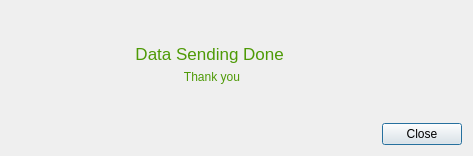
<?xml version="1.0" encoding="UTF-8"?>
<ui version="4.0">
 <class>alertbox</class>
 <widget class="QDialog" name="alertbox">
  <property name="geometry">
   <rect>
    <x>0</x>
    <y>0</y>
    <width>473</width>
    <height>155</height>
   </rect>
  </property>
  <property name="windowTitle">
   <string>TimeGuruz alert</string>
  </property>
  <property name="windowIcon">
   <iconset>
    <normaloff>../../sgLogo.ico</normaloff>../../sgLogo.ico</iconset>
  </property>
  <layout class="QVBoxLayout" name="verticalLayout">
   <item>
    <widget class="QWidget" name="widget" native="true">
     <layout class="QHBoxLayout" name="horizontalLayout">
      <item>
       <widget class="QLabel" name="label">
        <property name="sizePolicy">
         <sizepolicy hsizetype="Fixed" vsizetype="Fixed">
          <horstretch>0</horstretch>
          <verstretch>0</verstretch>
         </sizepolicy>
        </property>
        <property name="minimumSize">
         <size>
          <width>80</width>
          <height>80</height>
         </size>
        </property>
        <property name="maximumSize">
         <size>
          <width>80</width>
          <height>80</height>
         </size>
        </property>
        <property name="text">
         <string/>
        </property>
        <property name="pixmap">
         <pixmap>../../sgLogo.png</pixmap>
        </property>
        <property name="scaledContents">
         <bool>true</bool>
        </property>
        <property name="alignment">
         <set>Qt::AlignCenter</set>
        </property>
       </widget>
      </item>
      <item>
       <widget class="QWidget" name="widget_2" native="true">
        <property name="minimumSize">
         <size>
          <width>50</width>
          <height>0</height>
         </size>
        </property>
        <layout class="QHBoxLayout" name="horizontalLayout_2">
         <item>
          <widget class="QWidget" name="widget_3" native="true">
           <property name="sizePolicy">
            <sizepolicy hsizetype="Fixed" vsizetype="Fixed">
             <horstretch>0</horstretch>
             <verstretch>0</verstretch>
            </sizepolicy>
           </property>
           <layout class="QVBoxLayout" name="verticalLayout_2">
            <item>
             <widget class="QLabel" name="label_3">
              <property name="sizePolicy">
               <sizepolicy hsizetype="Fixed" vsizetype="Fixed">
                <horstretch>0</horstretch>
                <verstretch>0</verstretch>
               </sizepolicy>
              </property>
              <property name="font">
               <font>
                <pointsize>13</pointsize>
               </font>
              </property>
              <property name="styleSheet">
               <string notr="true">
color: rgb(78, 154, 6);</string>
              </property>
              <property name="text">
               <string>Data Sending Done </string>
              </property>
              <property name="alignment">
               <set>Qt::AlignCenter</set>
              </property>
             </widget>
            </item>
            <item>
             <widget class="QLabel" name="label_4">
              <property name="sizePolicy">
               <sizepolicy hsizetype="Preferred" vsizetype="Fixed">
                <horstretch>0</horstretch>
                <verstretch>0</verstretch>
               </sizepolicy>
              </property>
              <property name="styleSheet">
               <string notr="true">color: rgb(78, 154, 6);</string>
              </property>
              <property name="text">
               <string>Thank you</string>
              </property>
              <property name="alignment">
               <set>Qt::AlignCenter</set>
              </property>
             </widget>
            </item>
           </layout>
          </widget>
         </item>
         <item>
          <widget class="QWidget" name="widget_4" native="true">
           <property name="sizePolicy">
            <sizepolicy hsizetype="Fixed" vsizetype="Preferred">
             <horstretch>0</horstretch>
             <verstretch>0</verstretch>
            </sizepolicy>
           </property>
          </widget>
         </item>
         <item>
          <widget class="QLabel" name="label_2">
           <property name="sizePolicy">
            <sizepolicy hsizetype="Fixed" vsizetype="Fixed">
             <horstretch>0</horstretch>
             <verstretch>0</verstretch>
            </sizepolicy>
           </property>
           <property name="minimumSize">
            <size>
             <width>100</width>
             <height>70</height>
            </size>
           </property>
           <property name="maximumSize">
            <size>
             <width>100</width>
             <height>70</height>
            </size>
           </property>
           <property name="text">
            <string/>
           </property>
           <property name="pixmap">
            <pixmap>../../../../../Downloads/Airplane Emoji.png</pixmap>
           </property>
           <property name="scaledContents">
            <bool>true</bool>
           </property>
          </widget>
         </item>
        </layout>
       </widget>
      </item>
     </layout>
    </widget>
   </item>
   <item>
    <widget class="QDialogButtonBox" name="buttonBox">
     <property name="orientation">
      <enum>Qt::Horizontal</enum>
     </property>
     <property name="standardButtons">
      <set>QDialogButtonBox::Close</set>
     </property>
    </widget>
   </item>
  </layout>
 </widget>
 <resources/>
 <connections>
  <connection>
   <sender>buttonBox</sender>
   <signal>accepted()</signal>
   <receiver>alertbox</receiver>
   <slot>accept()</slot>
   <hints>
    <hint type="sourcelabel">
     <x>248</x>
     <y>254</y>
    </hint>
    <hint type="destinationlabel">
     <x>157</x>
     <y>274</y>
    </hint>
   </hints>
  </connection>
  <connection>
   <sender>buttonBox</sender>
   <signal>rejected()</signal>
   <receiver>alertbox</receiver>
   <slot>reject()</slot>
   <hints>
    <hint type="sourcelabel">
     <x>316</x>
     <y>260</y>
    </hint>
    <hint type="destinationlabel">
     <x>286</x>
     <y>274</y>
    </hint>
   </hints>
  </connection>
 </connections>
</ui>
